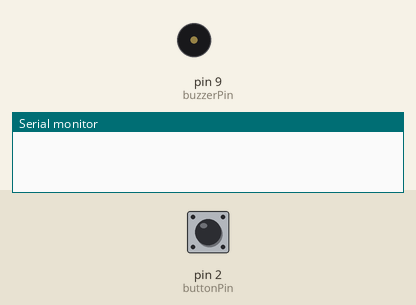
Simulated run of this sketch. Board: Arduino Uno, built with avr-gcc and run on an emulated ATmega328P. Shown: buzzer (waves = sounding), the last lines printed to the serial monitor. Inputs (shaded band) come from the test bench; at power-on: pin 2 (buttonPin) HIGH. Random numbers use the default seed unless the sketch sets one.

Above: at 1.2 s.
1.3 s: pin 2 (buttonPin) pulled LOW for 0.15 s
At 1.37 s:
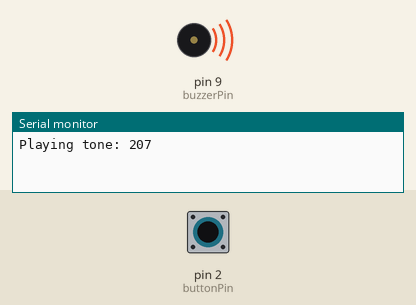
2.9 s: pin 2 (buttonPin) pulled LOW for 1 s
At 4.6 s:
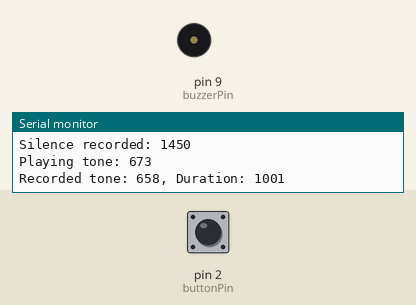
5.4 s: pin 2 (buttonPin) pulled LOW for 3.2 s
At 5.8 s:
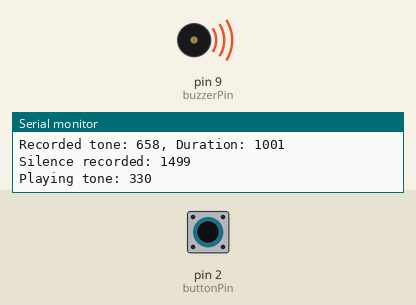
10.1 s: pin 2 (buttonPin) pulsed LOW 2 times (0.12 s each, 0.3 s apart)
At 13.5 s:
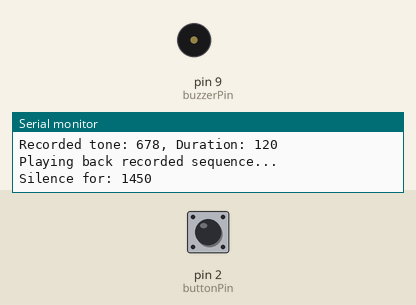
Timing chart, 0 to 14.7 s (numbered marks = the images above; inputs shaded):
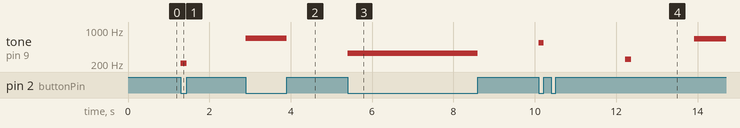

Measured:
- after the input at 1.3 s, tone on pin 9 (buzzerPin): silent → 207 Hz at once, → silent 0.15 s later
- after the input at 2.9 s, tone on pin 9 (buzzerPin): silent → 673 Hz at once, → silent 1.0 s later
- after the input at 5.4 s, tone on pin 9 (buzzerPin): silent → 330 Hz at once, → silent 3.2 s later
- after the input at 10.1 s, tone on pin 9 (buzzerPin): plays 544 Hz for 0.12 s, 249 Hz for 0.15 s, 658 Hz for 0.78 s, starting at once

The sketch:

6.s18b_sequencer_w_delay.ino
```cpp
const int buzzerPin = 9;    // Pin for the piezo buzzer
const int buttonPin = 2;    // Pin for the button
int buttonState = 0;

unsigned long pressStart = 0;
unsigned long pressDuration = 0;
unsigned long silenceStart = 0;
unsigned long silenceDuration = 0;
bool isRecording = false;
bool isSilent = false;

// Store up to 10 notes (frequency, duration) and silences (duration)
const int maxNotes = 4;
int frequencies[maxNotes];
int durations[maxNotes];
int silences[maxNotes];
int noteIndex = 0;

void setup() {
  pinMode(buzzerPin, OUTPUT);
  pinMode(buttonPin, INPUT_PULLUP); // Using internal pull-up resistor
  Serial.begin(9600);
}

void loop() {
  buttonState = digitalRead(buttonPin);

  // Button pressed (active LOW)
  if (buttonState == LOW && !isRecording) {
    pressStart = millis();

    int frequency = random(200, 1000); // Example frequency (replace with actual method if needed)
    tone(buzzerPin, frequency);
    isRecording = true;

    // Record silence before this note
    if (isSilent && noteIndex > 0) {
      silenceDuration = millis() - silenceStart;
      silences[noteIndex - 1] = silenceDuration;
      Serial.print("Silence recorded: ");
      Serial.println(silenceDuration);
      isSilent = false;
    }

    Serial.print("Playing tone: ");
    Serial.println(frequency);
  }

  // Button released
  if (buttonState == HIGH && isRecording) {
    pressDuration = millis() - pressStart;
    noTone(buzzerPin);

    // Store the frequency and duration of the note
    if (noteIndex < maxNotes) {
      frequencies[noteIndex] = random(200, 1000); // Example stored frequency
      durations[noteIndex] = pressDuration;
      noteIndex++;
    }

    Serial.print("Recorded tone: ");
    Serial.print(frequencies[noteIndex - 1]);
    Serial.print(", Duration: ");
    Serial.println(durations[noteIndex - 1]);

    isRecording = false;

    // Start recording silence after the note
    silenceStart = millis();
    isSilent = true;
  }

  // Playback sequence when maxNotes is reached
  if (noteIndex == maxNotes) {
    delay(2000); // Small delay before playback
    Serial.println("Playing back recorded sequence...");

    for (int i = 0; i < maxNotes; i++) {
      // Play silence before the note
      if (i > 0) {
        Serial.print("Silence for: ");
        Serial.println(silences[i - 1]);
        delay(silences[i - 1]); // Silence duration
      }

      // Play the note
      tone(buzzerPin, frequencies[i], durations[i]);
      delay(durations[i]);
      noTone(buzzerPin);
      delay(100); // Small delay between notes
    }

    noteIndex = 0; // Reset index after playback
  }
}
```
